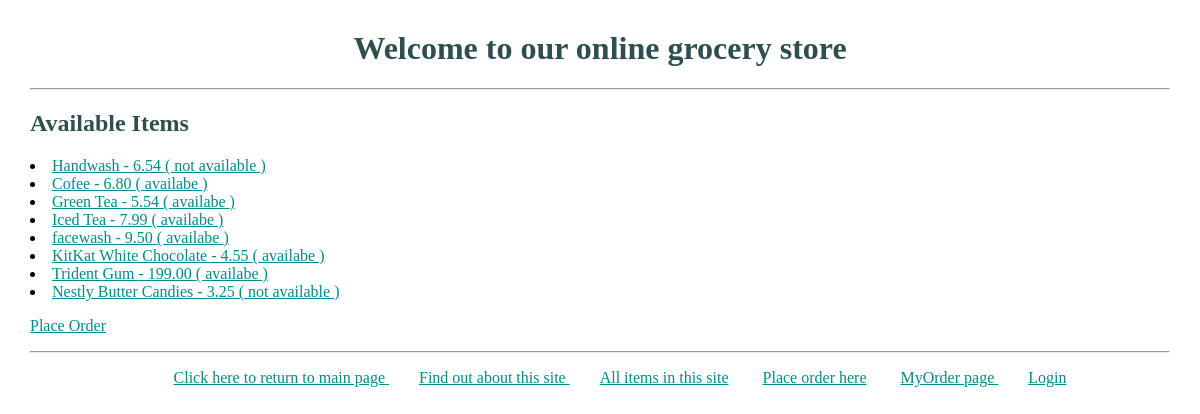
The app's page /items/ with its own data.
### myapp1/models.py (models this page shows, shortened)
class Item(models.Model):
    type = models.ForeignKey(Type, related_name='items', on_delete=models.CASCADE)
    name = models.CharField(max_length=200)
    price = models.DecimalField(max_digits=10, decimal_places=2)
    stock = models.PositiveIntegerField(default=100)
    available = models.BooleanField(default=True)
    description = models.TextField(max_length=200, null=True, blank=True)
    interested = models.PositiveIntegerField(default=0)

### myapp1/views.py (the view)
# urls.py: path('items/', views.items, name='items'),
def items(request):
    itemlist = Item.objects.all().order_by('id')[:20]
    return render(request, 'myapp1/items.html', {'itemlist': itemlist})

### templates/myapp1/items.html
{% extends 'myapp1/base.html' %}
{% block body_block %}
     {% if itemlist %}
         <h2>Available Items</h2>
            {% for item in itemlist %}
            <li><a href="{% url 'myapp1:itemdetail' item.id %}">{{ item.name }} - {{ item.price }}
                ({% if item.available %}
                    availabe
                {% else %}
                    not available
                {% endif %})
            </a></li>
            {% endfor %}
     {% else %}
    <strong> None of the items is available! </strong>
     {% endif %}
<p><a href="{% url 'myapp1:placeorder' %}">Place Order</a></p>
{% endblock %}

### templates/myapp1/base.html (shortened to what this page needs)
<!DOCTYPE html>
{% load static %}
<html lang="en">
<head>
    <link rel="stylesheet" type="text/css" href="{% static 'myapp1/style.css'%}"/>
</head>
<body>
<div>
    <h1>{% block myhdg %} Welcome to our online grocery store {% endblock %}</h1>
    <hr />
    {% block body_block %}***{% endblock %}
</div>
<hr />
<div class="bottombar">
    <ul>
        <li class="hbar1"><a href = "{% url 'myapp1:index'%}"> Click here to return to main page </a></li>
        <li class="hbar1"><a href="http://127.0.0.1:8000/about"> Find out about this site </a></li>
        <li class="hbar1"><a href="{% url 'myapp1:items'%}"> All items in this site</a></li>
        <li class="hbar1"><a href="{% url 'myapp1:placeorder'%}"> Place order here</a></li>
        <li class="hbar1"><a href = "{% url 'myapp1:myorder'%}"> MyOrder page </a></li>
        <li class="hbar1">
            {% if user.is_authenticated %}
              <a href="{% url 'myapp1:user_logout' %}">Logout</a>
            {% else %}
              <a href="{% url 'myapp1:user_login' %}">Login</a>
            {% endif %}
        </li>
    </ul>
</div>
</body>

### myapp1/static/myapp1/style.css (style rules this page uses)
body { margin: 30px; }
h1 { text-align: center; font-size: xx-large; }
h1,h2 { color: darkslategrey; }
a { color: darkcyan; }
.bottombar { text-align: center; }
.hbar1 { display: inline; margin: 15px; text-align: center; text-decoration: none; }

### records on screen
Item: name "Handwash", price "6.54", available "not available"
Item: name "Cofee", price "6.80", available "availabe"
Item: name "Green Tea", price "5.54", available "availabe"
Item: name "Iced Tea", price "7.99", available "availabe"
Item: name "facewash", price "9.50", available "availabe"
Item: name "KitKat White Chocolate", price "4.55", available "availabe"
Item: name "Trident Gum", price "199.00", available "availabe"
Item: name "Nestly Butter Candies", price "3.25", available "not available"
